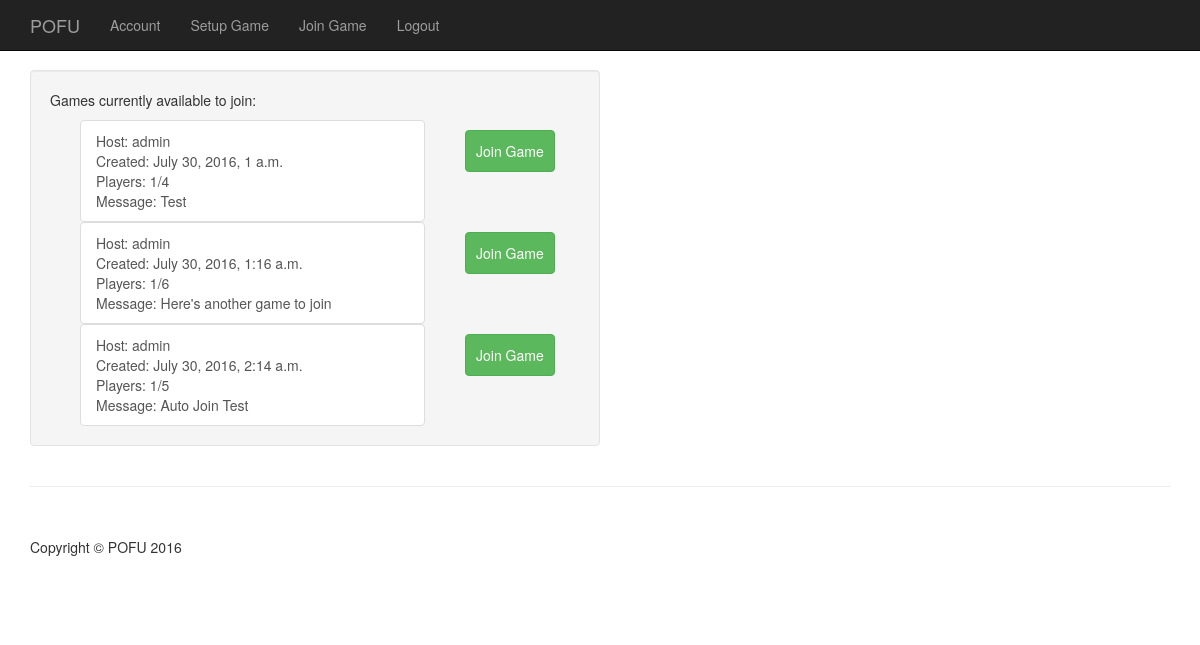
The page /game/join (signed in) on the database as committed earlier.
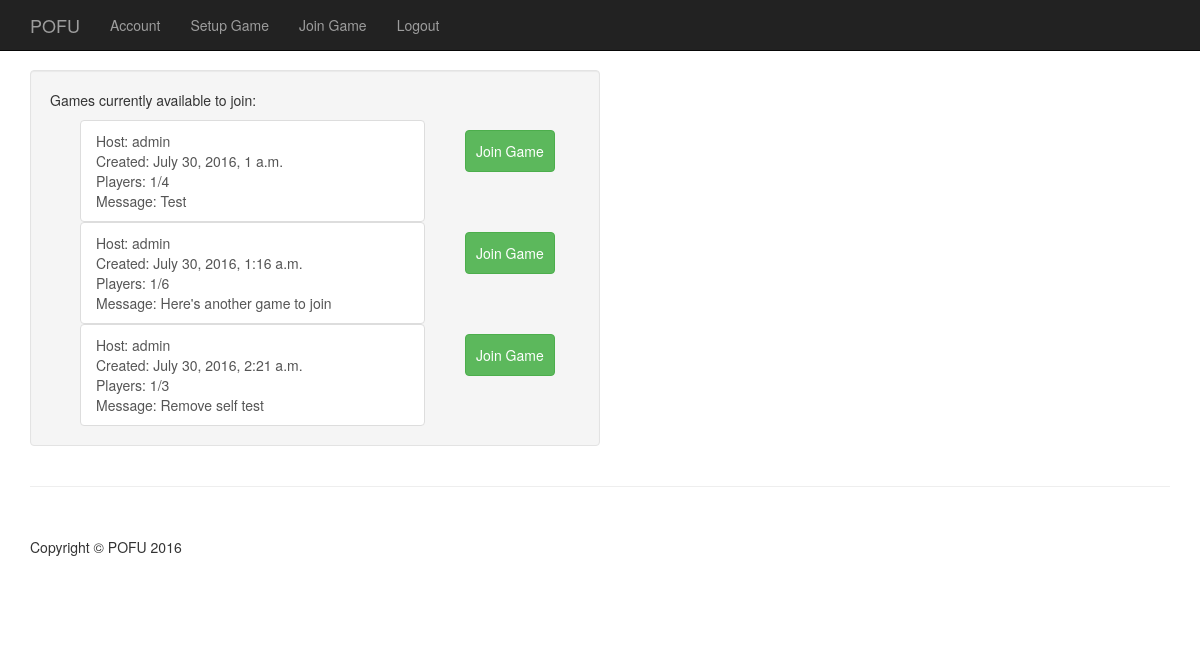
The same page on the database as committed later.
### game/models.py (models this page shows, shortened)
class Setup(models.Model):
    num_players = models.IntegerField(verbose_name="Number of Players",
                                      help_text="2-8 players",
                                      validators=[MinValueValidator(2, message="Must have at least 2 players"),
                                                  MaxValueValidator(8, message="Cannot have more than 8 players")])
    host = models.ForeignKey(User, null=True)
    timestamp = models.DateTimeField(auto_now_add=True)
    message = models.CharField(max_length=300, blank=True)
    objects = SetupManager()
    def joined(self):
        return self.invitation_set.count()

### game/views.py (the view)
# urls.py: url(r'^join/(?P<pk>\d+)/$', views.join_game, name='join_game'),
@login_required
def join(request):
    games = Setup.objects.all()
    games = games.exclude(host=request.user)
    context = {'games': games}
    return render(request, 'game/join_game.html', context)

### game/templates/game/join_game.html
{% extends 'base.html' %}
{% block content %}
    <div class="well col-md-6">
        <p>Games currently available to join:</p>
        {% for game in games %}
            <div class="col-md-12">
                <div class="col-md-9">
                    <a class="list-group-item" href="#">
                        Host: {{ game.host }} <br>
                        Created: {{ game.timestamp }}<br>
                        Players: {{ game.joined }}/{{ game.num_players }}<br>
                        Message: {{ game.message }}
                    </a>
                </div>
                <div class="col-md-3">
                    <a href="{% url 'game:join_game' pk=game.id %}" class="btn btn-success" role="button">Join Game</a>
                </div>
            </div>
        {% empty %}
            <p>No games currently available</p>
        {% endfor %}
    </div>
{% endblock content %}

Rows that differ between the two databases and show on the page:
removed Setup: host "admin", timestamp "July 30, 2016, 2:14 a.m.", joined "1", num_players "5", message "Auto Join Test"
added Setup: host "admin", timestamp "July 30, 2016, 2:21 a.m.", joined "1", num_players "3", message "Remove self test"
